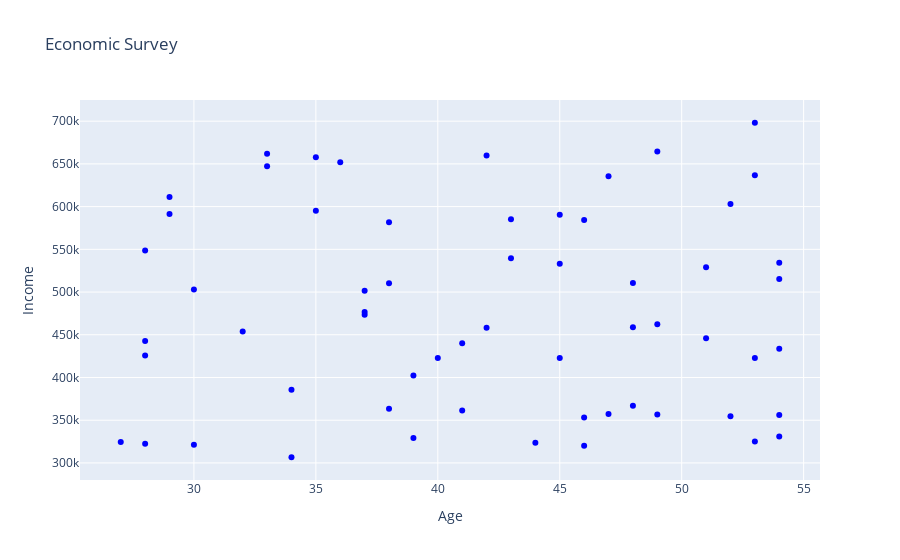

The code cell stored with this chart in its notebook:
### Markdown cell above
**However in the previous output title, x-axis and y-axis labels are missing. Let us use the update_layout function to update the title and labels.**

### Code cell
## Here we update these values under function attributes such as title,xaxis_title and yaxis_title
fig.update_layout(title='Economic Survey', xaxis_title='Age', yaxis_title='Income')
# Display the figure
fig.show()

### Figure 1 — Plotly figure (JSON) as saved in the notebook; plotly's stock layout.template omitted (floating-point values rounded to 4 significant figures; data arrays with more than 128 entries replaced by an {"elided": "..."} marker saying what was removed)
{"data": [{"marker": {"color": "blue"}, "mode": "markers", "x": [38, 45, 38, 44, 43, 46, 34, 35, 53, 37, 52, 40, 46, 27, 42, 42, 41, 33, 53, 28, 29, 49, 30, 47, 38, 28, 30, 28, 32, 49, 41, 54, 52, 45, 51, 53, 29, 39, 35, 51, 28, 43, 54, 54, 37, 54, 34, 49, 48, 36, 46, 39, 45, 33, 48, 48, 53, 54, 37, 47], "y": {"elided": "600 int values"}, "type": "scatter"}], "layout": {"title": {"text": "Economic Survey"}, "xaxis": {"title": {"text": "Age"}, "type": "linear", "range": [25.26, 55.74], "autorange": true}, "yaxis": {"title": {"text": "Income"}, "type": "linear", "range": [274300.0, 730500.0], "autorange": true}, "autosize": true}}
